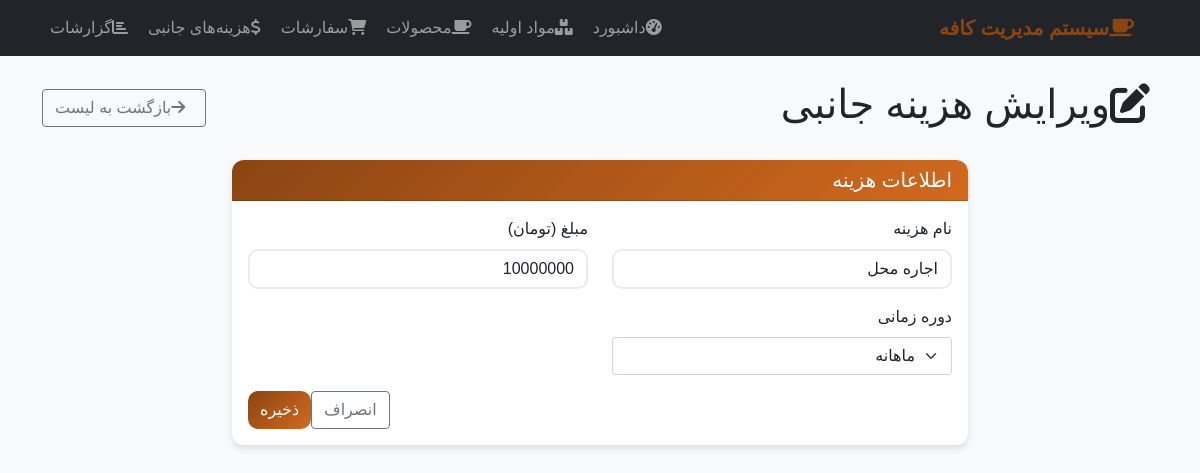
Screenshot of /overhead/1/edit with the database file from the repository.
### app.py (models this page shows)
class OverheadCost(db.Model):
    id = db.Column(db.Integer, primary_key=True)
    name = db.Column(db.String(100), nullable=False)
    amount = db.Column(db.Float, nullable=False)
    period = db.Column(db.String(20), default='monthly')  # monthly, daily
    created_at = db.Column(db.DateTime, default=datetime.now)

### app.py (the view, shortened to what this page needs)
@app.route('/overhead/<int:cost_id>/edit', methods=['GET', 'POST'])
def edit_overhead(cost_id):
    cost = OverheadCost.query.get_or_404(cost_id)
    return render_template('edit_overhead.html', cost=cost)

### templates/edit_overhead.html (shortened to what this page needs)
{% extends "base.html" %}
{% block content %}
<div class="row">
    <div class="col-12">
        <div class="d-flex justify-content-between align-items-center mb-4">
            <h1>
                <i class="fas fa-edit me-2"></i>ویرایش هزینه جانبی
            </h1>
            <a href="{{ url_for('overhead') }}" class="btn btn-outline-secondary">
                <i class="fas fa-arrow-right me-2"></i>بازگشت به لیست
            </a>
        </div>
    </div>
</div>
<div class="row">
    <div class="col-md-8 mx-auto">
        <div class="card">
            <div class="card-header">
                <h5 class="mb-0">اطلاعات هزینه</h5>
            </div>
            <div class="card-body">
                <form method="POST">
                    <div class="row">
                        <div class="col-md-6 mb-3">
                            <label class="form-label">نام هزینه</label>
                            <input type="text" class="form-control" name="name" value="{{ cost.name }}" required>
                        </div>
                        <div class="col-md-6 mb-3">
                            <label class="form-label">مبلغ (تومان)</label>
                            <input type="number" class="form-control" name="amount" step="1000" min="0" value="{{ '%.0f'|format(cost.amount) }}" required>
                        </div>
                    </div>
                    <div class="row">
                        <div class="col-md-6 mb-3">
                            <label class="form-label">دوره زمانی</label>
                            <select class="form-select" name="period" required>
                                <option value="monthly" {% if cost.period == 'monthly' %}selected{% endif %}>ماهانه</option>
                            </select>
                        </div>
                    </div>
                    <div class="d-flex justify-content-end">
                        <a href="{{ url_for('overhead') }}" class="btn btn-outline-secondary me-2">انصراف</a>
                        <button type="submit" class="btn btn-primary">ذخیره</button>
                    </div>
                </form>
            </div>
        </div>
    </div>
</div>
{% endblock %}

### templates/base.html (style rules this page uses)
body { font-family: 'Tahoma', sans-serif; background-color: #f8f9fa; }
.card { border: none; border-radius: 15px; box-shadow: 0 4px 6px rgba(0, 0, 0, 0.1); margin-bottom: 20px; }
.card-header { background: linear-gradient(135deg, #8B4513, #D2691E); color: white; border-radius: 15px 15px 0 0 !important; font-weight: bold; }
.btn-primary { background: linear-gradient(135deg, #8B4513, #D2691E); border: none; border-radius: 10px; }
.form-control { border-radius: 10px; border: 2px solid #e9ecef; }
.card { border-radius: 12px; border: none; }
.card-header { border-radius: 12px 12px 0 0 !important; }
.btn, .form-control, .form-select { transition: all 0.2s ease; }

### rows the page displays
OverheadCost: name "اجاره محل", amount "10000000", period "ماهانه"
